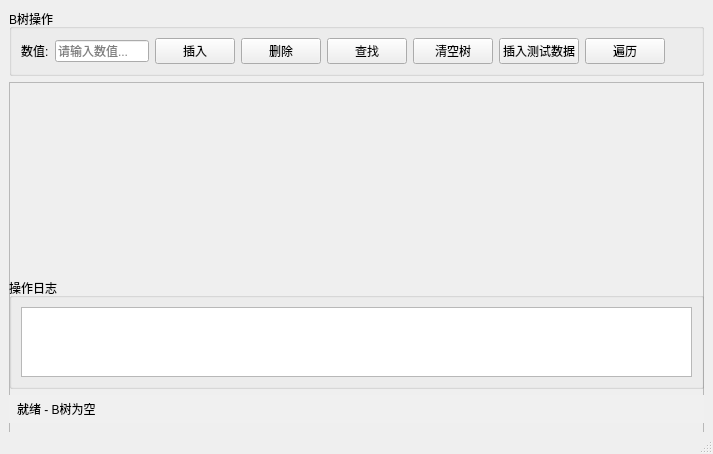
<?xml version="1.0" encoding="UTF-8"?>
<ui version="4.0">
 <class>MainWindow</class>
 <widget class="QMainWindow" name="MainWindow">
  <property name="geometry">
   <rect>
    <x>0</x>
    <y>0</y>
    <width>713</width>
    <height>454</height>
   </rect>
  </property>
  <property name="minimumSize">
   <size>
    <width>500</width>
    <height>300</height>
   </size>
  </property>
  <property name="windowTitle">
   <string>B树可视化系统 - 3阶B树</string>
  </property>
  <widget class="QWidget" name="centralwidget">
   <layout class="QVBoxLayout" name="mainLayout">
    <item>
     <widget class="QGroupBox" name="controlGroup">
      <property name="title">
       <string>B树操作</string>
      </property>
      <layout class="QHBoxLayout" name="controlLayout">
       <item>
        <widget class="QLabel" name="keyLabel">
         <property name="text">
          <string>数值:</string>
         </property>
        </widget>
       </item>
       <item>
        <widget class="QLineEdit" name="keyInput">
         <property name="maximumSize">
          <size>
           <width>120</width>
           <height>16777215</height>
          </size>
         </property>
         <property name="placeholderText">
          <string>请输入数值...</string>
         </property>
        </widget>
       </item>
       <item>
        <widget class="QPushButton" name="insertButton">
         <property name="text">
          <string>插入</string>
         </property>
        </widget>
       </item>
       <item>
        <widget class="QPushButton" name="deleteButton">
         <property name="text">
          <string>删除</string>
         </property>
        </widget>
       </item>
       <item>
        <widget class="QPushButton" name="searchButton">
         <property name="text">
          <string>查找</string>
         </property>
        </widget>
       </item>
       <item>
        <widget class="QPushButton" name="clearButton">
         <property name="text">
          <string>清空树</string>
         </property>
        </widget>
       </item>
       <item>
        <widget class="QPushButton" name="testDataButton">
         <property name="text">
          <string>插入测试数据</string>
         </property>
        </widget>
       </item>
       <item>
        <widget class="QPushButton" name="traverseButton">
         <property name="text">
          <string>遍历</string>
         </property>
        </widget>
       </item>
       <item>
        <spacer name="horizontalSpacer">
         <property name="orientation">
          <enum>Qt::Orientation::Horizontal</enum>
         </property>
         <property name="sizeHint" stdset="0">
          <size>
           <width>40</width>
           <height>20</height>
          </size>
         </property>
        </spacer>
       </item>
      </layout>
     </widget>
    </item>
    <item>
     <widget class="QScrollArea" name="treeScrollArea">
      <property name="sizePolicy">
       <sizepolicy hsizetype="Expanding" vsizetype="Expanding">
        <horstretch>0</horstretch>
        <verstretch>1</verstretch>
       </sizepolicy>
      </property>
      <property name="minimumSize">
       <size>
        <width>0</width>
        <height>400</height>
       </size>
      </property>
      <property name="widgetResizable">
       <bool>true</bool>
      </property>
     </widget>
    </item>
    <item>
     <widget class="QGroupBox" name="logGroup">
      <property name="title">
       <string>操作日志</string>
      </property>
      <layout class="QVBoxLayout" name="logLayout">
       <item>
        <widget class="QTextEdit" name="logOutput">
         <property name="maximumSize">
          <size>
           <width>16777215</width>
           <height>150</height>
          </size>
         </property>
         <property name="readOnly">
          <bool>true</bool>
         </property>
        </widget>
       </item>
      </layout>
     </widget>
    </item>
    <item>
     <widget class="QLabel" name="statusLabel">
      <property name="styleSheet">
       <string notr="true">QLabel { padding: 5px; background-color: #f0f0f0; }</string>
      </property>
      <property name="text">
       <string>就绪 - B树为空</string>
      </property>
     </widget>
    </item>
   </layout>
  </widget>
  <widget class="QMenuBar" name="menubar">
   <property name="geometry">
    <rect>
     <x>0</x>
     <y>0</y>
     <width>713</width>
     <height>18</height>
    </rect>
   </property>
  </widget>
  <widget class="QStatusBar" name="statusbar"/>
 </widget>
 <resources/>
 <connections/>
</ui>
